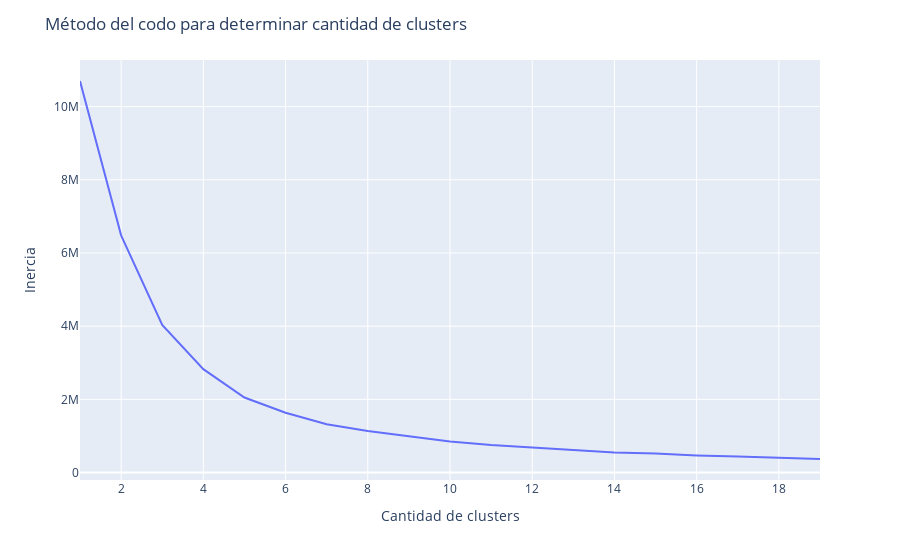

Notebook source saved alongside this figure:
### Code cell
fig = px.line(x=kvals, y=inertias)
fig.update_layout(title="Método del codo para determinar cantidad de clusters",
                  xaxis_title="Cantidad de clusters", yaxis_title="Inercia")
fig.show()

### Figure 1 — Plotly figure (JSON) as saved in the notebook; plotly's stock layout.template omitted (floating-point values rounded to 4 significant figures)
{"data": [{"hovertemplate": "x=%{x}<br>y=%{y}<extra></extra>", "legendgroup": "", "line": {"color": "#636efa", "dash": "solid"}, "marker": {"symbol": "circle"}, "mode": "lines", "name": "", "orientation": "v", "showlegend": false, "type": "scatter", "x": [1, 2, 3, 4, 5, 6, 7, 8, 9, 10, 11, 12, 13, 14, 15, 16, 17, 18, 19], "xaxis": "x", "y": [10700037, 6482889, 4031000.0, 2825000.0, 2051000.0, 1634000.0, 1322000.0, 1133000.0, 992500.0, 847800.0, 752100.0, 684300.0, 603700.0, 551100.0, 517400.0, 468500.0, 441400.0, 403400.0, 370100.0], "yaxis": "y"}], "layout": {"autosize": true, "legend": {"tracegroupgap": 0}, "margin": {"t": 60}, "title": {"text": "Método del codo para determinar cantidad de clusters"}, "xaxis": {"anchor": "y", "autorange": true, "domain": [0, 1], "range": [1, 19], "title": {"text": "Cantidad de clusters"}, "type": "linear"}, "yaxis": {"anchor": "x", "autorange": true, "domain": [0, 1], "range": [-203800.0, 11270000.0], "title": {"text": "Inercia"}, "type": "linear"}}}
